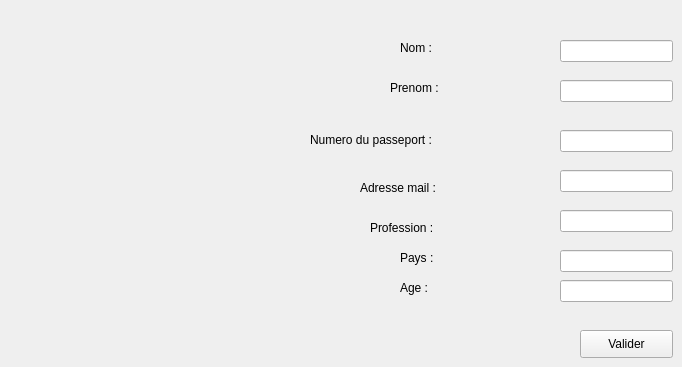
        <widget class="QWidget" name="tab_5">
         <attribute name="title">
          <string>Ajouter</string>
         </attribute>
         <widget class="QLineEdit" name="ajoutprofessionclientvip">
          <property name="geometry">
           <rect>
            <x>560</x>
            <y>210</y>
            <width>113</width>
            <height>22</height>
           </rect>
          </property>
         </widget>
         <widget class="QLabel" name="label_18">
          <property name="geometry">
           <rect>
            <x>390</x>
            <y>80</y>
            <width>55</width>
            <height>16</height>
           </rect>
          </property>
          <property name="text">
           <string>Prenom :</string>
          </property>
         </widget>
         <widget class="QLineEdit" name="ajoutmailclientvip">
          <property name="geometry">
           <rect>
            <x>560</x>
            <y>170</y>
            <width>113</width>
            <height>22</height>
           </rect>
          </property>
         </widget>
         <widget class="QLineEdit" name="ajoutnpclientvip">
          <property name="geometry">
           <rect>
            <x>560</x>
            <y>130</y>
            <width>113</width>
            <height>22</height>
           </rect>
          </property>
         </widget>
         <widget class="QLineEdit" name="ajoutprenomclientvip">
          <property name="geometry">
           <rect>
            <x>560</x>
            <y>80</y>
            <width>113</width>
            <height>22</height>
           </rect>
          </property>
         </widget>
         <widget class="QLabel" name="label_17">
          <property name="geometry">
           <rect>
            <x>370</x>
            <y>220</y>
            <width>101</width>
            <height>16</height>
           </rect>
          </property>
          <property name="text">
           <string>Profession :</string>
          </property>
         </widget>
         <widget class="QLabel" name="label_15">
          <property name="geometry">
           <rect>
            <x>400</x>
            <y>250</y>
            <width>55</width>
            <height>16</height>
           </rect>
          </property>
          <property name="text">
           <string>Pays :</string>
          </property>
         </widget>
         <widget class="QPushButton" name="pushButton_ajouterclientvip">
          <property name="geometry">
           <rect>
            <x>580</x>
            <y>330</y>
            <width>93</width>
            <height>28</height>
           </rect>
          </property>
          <property name="text">
           <string>Valider</string>
          </property>
         </widget>
         <widget class="QLineEdit" name="ajoutpaysclientvip">
          <property name="geometry">
           <rect>
            <x>560</x>
            <y>250</y>
            <width>113</width>
            <height>22</height>
           </rect>
          </property>
         </widget>
         <widget class="QLabel" name="label_5">
          <property name="geometry">
           <rect>
            <x>360</x>
            <y>180</y>
            <width>101</width>
            <height>16</height>
           </rect>
          </property>
          <property name="text">
           <string>Adresse mail :</string>
          </property>
         </widget>
         <widget class="QLabel" name="label_20">
          <property name="geometry">
           <rect>
            <x>310</x>
            <y>130</y>
            <width>141</width>
            <height>20</height>
           </rect>
          </property>
          <property name="text">
           <string>Numero du passeport :</string>
          </property>
         </widget>
         <widget class="QLabel" name="label_16">
          <property name="geometry">
           <rect>
            <x>400</x>
            <y>40</y>
            <width>55</width>
            <height>16</height>
           </rect>
          </property>
          <property name="text">
           <string>Nom :</string>
          </property>
         </widget>
         <widget class="QLineEdit" name="ajoutnomclientvip">
          <property name="geometry">
           <rect>
            <x>560</x>
            <y>40</y>
            <width>113</width>
            <height>22</height>
           </rect>
          </property>
         </widget>
         <widget class="QLineEdit" name="ajoutageclientvip">
          <property name="geometry">
           <rect>
            <x>560</x>
            <y>280</y>
            <width>113</width>
            <height>22</height>
           </rect>
          </property>
         </widget>
         <widget class="QLabel" name="label_19">
          <property name="geometry">
           <rect>
            <x>400</x>
            <y>280</y>
            <width>55</width>
            <height>16</height>
           </rect>
          </property>
          <property name="text">
           <string>Age :</string>
          </property>
         </widget>
        </widget>
